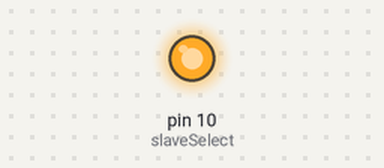
Simulated run of this sketch. Board: Arduino Uno, built with avr-gcc and run on an emulated ATmega328P. Shown: output pins drawn as LEDs (lit = HIGH). What the sketch prints to the serial monitor is not drawn.

Above: at 0.1 s.
Timing chart, 0 to 1.6 s (numbered marks = the images above):
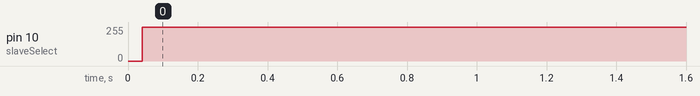

The sketch:

spi_master.ino
```cpp
#include "SPIMaster.h"

void setup(){
  Serial.begin(9600);
  SPIMasterInit();
}
unsigned long starttime = 0;
unsigned long delta = 0;
void loop(){
  sendByte(1, 0xAB);
  starttime = micros();
  byte b = getByte(1);
  delta = micros()-starttime;
  Serial.println(delta);

  Serial.println(getByte(2), HEX);

  starttime = micros();
  float f = getFlt();
  delta = micros()-starttime;
  Serial.println(delta);

  delay(1000);
}
```

SPIMaster.cpp
```cpp
#include <Arduino.h>
#include <SPI.h>
#include "SPIMaster.h"

static volatile int cntr = 0;

void SPIMasterInit(){
  pinMode(slaveSelect, OUTPUT);
  pinMode(MISO, INPUT);
  SPI.begin();
}

void sendByte(byte addr, byte val){
  digitalWrite(slaveSelect, LOW);
  SPI.beginTransaction(SPISettings(SPI_CLK, MSBFIRST, SPI_MODE0));
  SPI.transfer(WRITE_CMD);
  SPI.transfer(addr);
  SPI.transfer(val);
  //SPI.transfer(0);
  digitalWrite(slaveSelect, HIGH);
  SPI.endTransaction();
}

float getFlt(void){
  union Data data;
  digitalWrite(slaveSelect, LOW);
  SPI.beginTransaction(SPISettings(SPI_CLK, MSBFIRST, SPI_MODE0));
  SPCR |=(1<<SPR0)|(1<<SPR1);
  SPI.transfer(READ_CMD);
  SPI.transfer(0);
  SPI.transfer(0);
  for (int i = 0; i < FLOAT_SIZE; i++){
    data.data_byte[i] = sendReceive(1);
    //Serial.println(data.data_byte[i], HEX);
  }
  digitalWrite(slaveSelect, HIGH);
  SPI.endTransaction();
  return data.data_float;
}

byte getByte(byte addr){
  byte val = 0;
  digitalWrite(slaveSelect, LOW);
  SPI.beginTransaction(SPISettings(SPI_CLK, MSBFIRST, SPI_MODE0));
  SPCR |=(1<<SPR0)|(1<<SPR1);
  SPI.transfer(READ_CMD);
  SPI.transfer(addr);
  sendReceive(0);
  val = sendReceive(0);
  digitalWrite(slaveSelect, HIGH);
  SPI.endTransaction();
  return val;
}

byte sendReceive(byte data){
  byte a = SPI.transfer(data);
  delayMicroseconds(10);
  return a;
}
```

SPIMaster.h
```cpp
#define SPI_CLK 1000000

const int slaveSelect = 10;
const byte FLOAT_SIZE = 4;
const char READ_CMD = 'r';
const char WRITE_CMD = 'w';

union Data{
  float data_float;
  byte data_byte[sizeof(float)];
};

void sendByte(byte, byte);
float getFlt(void);
byte getByte(byte);
byte sendReceive(byte data);
void SPIMasterInit();
```

Measured:
- by itself, pin 10 (slaveSelect): 0/255 → 255/255 at 0.04 s
